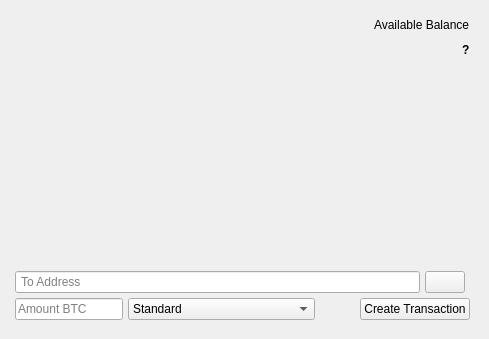
    <widget class="QWidget" name="sendCoins">
     <widget class="QWidget" name="verticalLayoutWidgetSend">
      <property name="geometry">
       <rect>
        <x>0</x>
        <y>0</y>
        <width>480</width>
        <height>330</height>
       </rect>
      </property>
      <layout class="QVBoxLayout" name="verticalLayoutSend">
       <property name="spacing">
        <number>5</number>
       </property>
       <property name="leftMargin">
        <number>10</number>
       </property>
       <property name="topMargin">
        <number>15</number>
       </property>
       <property name="rightMargin">
        <number>10</number>
       </property>
       <property name="bottomMargin">
        <number>10</number>
       </property>
       <item>
        <layout class="QHBoxLayout" name="horizontalLayout_9">
         <property name="bottomMargin">
          <number>0</number>
         </property>
         <item>
          <spacer name="horizontalSpacer_6">
           <property name="orientation">
            <enum>Qt::Horizontal</enum>
           </property>
           <property name="sizeHint" stdset="0">
            <size>
             <width>40</width>
             <height>20</height>
            </size>
           </property>
          </spacer>
         </item>
         <item>
          <widget class="QLabel" name="label_3">
           <property name="text">
            <string>Available Balance</string>
           </property>
          </widget>
         </item>
        </layout>
       </item>
       <item>
        <layout class="QHBoxLayout" name="horizontalLayout_8">
         <property name="bottomMargin">
          <number>0</number>
         </property>
         <item>
          <spacer name="horizontalSpacer_4">
           <property name="orientation">
            <enum>Qt::Horizontal</enum>
           </property>
           <property name="sizeHint" stdset="0">
            <size>
             <width>40</width>
             <height>20</height>
            </size>
           </property>
          </spacer>
         </item>
         <item>
          <widget class="QLabel" name="singleWalletBalance">
           <property name="font">
            <font>
             <weight>75</weight>
             <bold>true</bold>
            </font>
           </property>
           <property name="text">
            <string>?</string>
           </property>
           <property name="textInteractionFlags">
            <set>Qt::LinksAccessibleByMouse|Qt::TextSelectableByMouse</set>
           </property>
          </widget>
         </item>
        </layout>
       </item>
       <item>
        <spacer name="verticalSpacerSend">
         <property name="orientation">
          <enum>Qt::Vertical</enum>
         </property>
         <property name="sizeHint" stdset="0">
          <size>
           <width>20</width>
           <height>40</height>
          </size>
         </property>
        </spacer>
       </item>
       <item>
        <layout class="QHBoxLayout" name="horizontalLayout_4">
         <property name="leftMargin">
          <number>5</number>
         </property>
         <property name="rightMargin">
          <number>5</number>
         </property>
         <property name="bottomMargin">
          <number>0</number>
         </property>
        </layout>
       </item>
       <item>
        <layout class="QHBoxLayout" name="horizontalLayout_7">
         <property name="leftMargin">
          <number>5</number>
         </property>
         <property name="rightMargin">
          <number>5</number>
         </property>
         <property name="bottomMargin">
          <number>0</number>
         </property>
         <item>
          <widget class="QLineEdit" name="sendToAddress">
           <property name="font">
            <font>
             <weight>50</weight>
             <bold>false</bold>
            </font>
           </property>
           <property name="text">
            <string/>
           </property>
           <property name="alignment">
            <set>Qt::AlignLeading|Qt::AlignLeft|Qt::AlignVCenter</set>
           </property>
           <property name="readOnly">
            <bool>false</bool>
           </property>
           <property name="placeholderText">
            <string> To Address</string>
           </property>
          </widget>
         </item>
         <item>
          <widget class="QPushButton" name="qrCodeButton">
           <property name="toolTip">
            <string>Scan QR Code</string>
           </property>
           <property name="icon">
            <iconset>
             <normaloff>:/icons/qrcode</normaloff>
             <disabledoff>:/icons/qrcode</disabledoff>:/icons/qrcode</iconset>
           </property>
          </widget>
         </item>
        </layout>
       </item>
       <item>
        <layout class="QHBoxLayout" name="hLayoutNew" stretch="0,1,0,0">
         <property name="leftMargin">
          <number>5</number>
         </property>
         <property name="bottomMargin">
          <number>0</number>
         </property>
         <item>
          <widget class="QLineEdit" name="sendAmount">
           <property name="font">
            <font>
             <weight>50</weight>
             <bold>false</bold>
            </font>
           </property>
           <property name="text">
            <string/>
           </property>
           <property name="alignment">
            <set>Qt::AlignLeading|Qt::AlignLeft|Qt::AlignVCenter</set>
           </property>
           <property name="readOnly">
            <bool>false</bool>
           </property>
           <property name="placeholderText">
            <string>Amount BTC</string>
           </property>
          </widget>
         </item>
         <item>
          <widget class="QComboBox" name="feeLevel">
           <property name="currentIndex">
            <number>1</number>
           </property>
           <item>
            <property name="text">
             <string>Priority</string>
            </property>
           </item>
           <item>
            <property name="text">
             <string>Standard</string>
            </property>
           </item>
           <item>
            <property name="text">
             <string>Economy</string>
            </property>
           </item>
           <item>
            <property name="text">
             <string>Budget</string>
            </property>
           </item>
          </widget>
         </item>
         <item>
          <spacer name="horizontalSpacer_5">
           <property name="orientation">
            <enum>Qt::Horizontal</enum>
           </property>
           <property name="sizeHint" stdset="0">
            <size>
             <width>40</width>
             <height>20</height>
            </size>
           </property>
          </spacer>
         </item>
         <item>
          <widget class="QPushButton" name="sendCoinsButton">
           <property name="text">
            <string>Create Transaction</string>
           </property>
          </widget>
         </item>
        </layout>
       </item>
      </layout>
     </widget>
    </widget>
